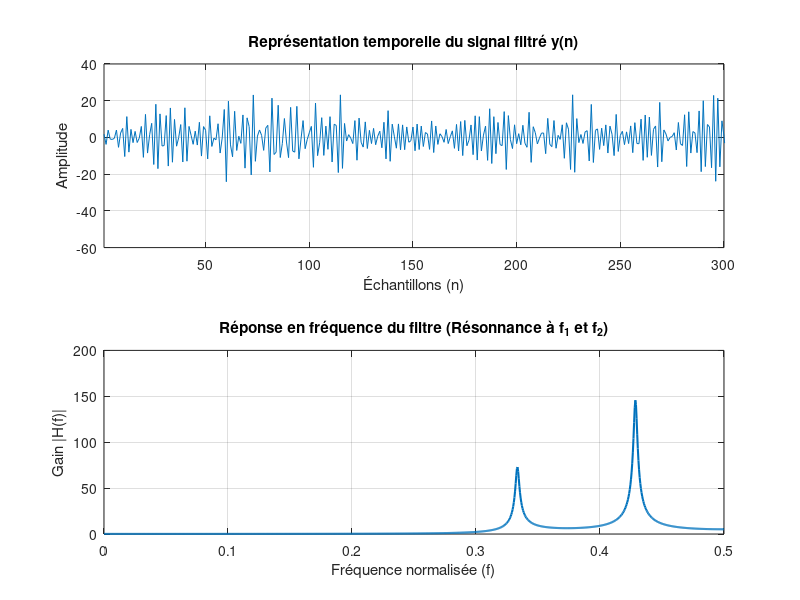

MATLAB code for this plot: (Note: this script raises an error after producing the figure.)
clear;
clc;

%%%%%%%%% Étape 2.2.2 : %%%%%%%%%

%% génération bbgc :

N = 2000;
m = 0;
sigma_carre = 1;
x = abs(sqrt(sigma_carre) + randn(1,N) + m);

%% création du filtre : 

f_1 = 1/3;
f_2 = 3/7;
R = 0.99; % module pôles
r = 0;

%%% pôles

p_1 = R*exp(1i*2*pi*f_1);
p_2 = conj(p_1);
p_3 = R*exp(1i*2*pi*f_2);
p_4 = conj(p_3);

%%% zéros

z_1 = r*exp(1i*2*pi*f_1);
z_2 = conj(z_1);
z_3 = r*exp(1i*2*pi*f_2);
z_4 = conj(z_3);

%%% Numérateur

Zeros = [z_1 z_2 z_3 z_4];
B = poly(Zeros);

%%% Dénominateur : 

Poles = [p_1 p_2 p_3 p_4];
A = poly(Poles);

%% filtrage : 
y = filter(B,A,x);


%% Affichage de la réponse en fréquence (Réjections)
figure;

%%% Représentation temporelle %%%

n = 1:N;
% Plot simple du signal de sortie filtré
subplot(2,1,1);
plot(n, y);
grid on;

xlim([1 300]); 
xlabel('Échantillons (n)');
ylabel('Amplitude');
title('Représentation temporelle du signal filtré y(n)');

%%% Représentation spectrale %%%

fn = 0 : 1/N : 1/2; 

H = freqz(B, A, 2*pi*fn);

subplot(2,1,2);
plot(fn, abs(H), 'LineWidth', 1.5);
grid on;
xlabel('Fréquence normalisée (f)');
ylabel('Gain |H(f)|');
title('Réponse en fréquence du filtre (Résonnance à f_1 et f_2)');


%% Comparaison des estimateurs de DSP (Welch, Bartlett, Daniell vs Théorique)
figure('Name', 'Comparaison des Périodogrammes - Filtre 2', 'Position', [100, 100, 900, 600]);
Fs = 1; 

% Périodogramme de Daniell (on le calcule d'abord pour récupérer f_d)
[pxx_raw, f_d] = periodogram(y, [], 1024, Fs);
m_daniell = 5; % Fenêtre de lissage
kernel = ones(2*m_daniell + 1, 1) / (2*m_daniell + 1);
pxx_daniell = conv(pxx_raw, kernel, 'same');

% DSP Théorique (évaluée sur la même grille de fréquence f_d et avec Fs=1)
[H2, f_th] = freqz(B, A,length(f_d) , Fs);
DSP_theorique = abs(H2).^2;

% Périodogramme de Welch
[pxx_welch, f_w] = pwelch(y, hamming(256), 128, 1024, Fs);

% Périodogramme de Bartlett (Cas particulier de Welch avec 0 recouvrement)
segmentLength = floor(N/4);
[pxx_bartlett, f_b] = pwelch(y, segmentLength, 0, 1024, Fs);

% Corrélogramme
[r_yy, lags] = xcorr(y, 'biased');
M_lag = 100; 
w = hamming(2*M_lag + 1)';
r_yy_windowed = r_yy(N - M_lag : N + M_lag) .* w;
[pxx_correlo, f_c] = freqz(r_yy_windowed, 1, 1024, Fs);

% Affichage en dB
plot(f_th, 10*log10(DSP_theorique), 'k', 'LineWidth', 2, 'DisplayName', 'DSP Théorique');
hold on;
plot(f_d, 10*log10(pxx_raw), 'Color', [0.7 0.7 0.7], 'DisplayName', 'Périodogramme brut'); 
plot(f_w, 10*log10(pxx_welch), 'b', 'DisplayName', 'Welch');
plot(f_b, 10*log10(pxx_bartlett), 'g', 'DisplayName', 'Bartlett');
plot(f_d, 10*log10(pxx_daniell), 'm', 'LineWidth', 1.5, 'DisplayName', 'Daniell (m=5)');

grid on;
xlabel('Fréquence normalisée');
ylabel('Densité Spectrale de Puissance (dB)');
title('Comparaison des estimateurs de DSP pour le Filtre de Réjection');
legend('show', 'Location', 'southwest');
xlim([0 0.5]); 
